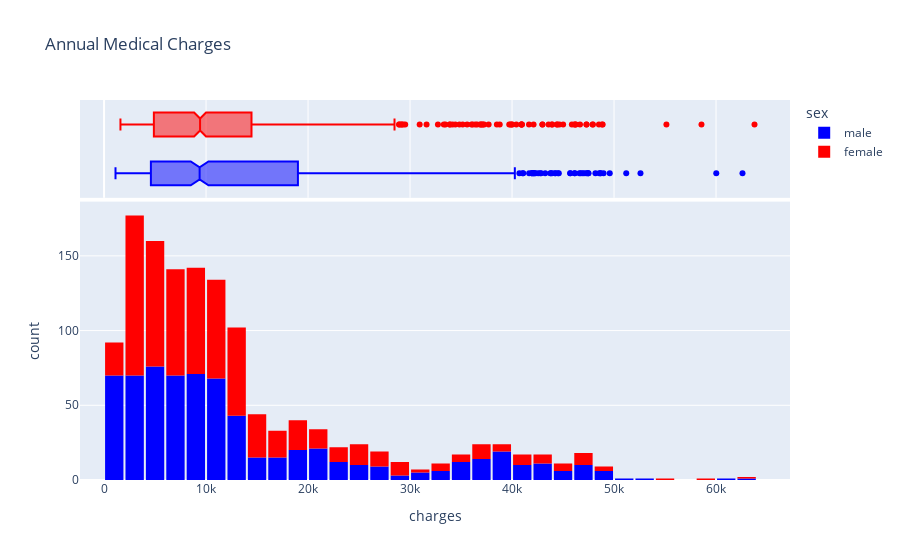

The code cell stored with this chart in its notebook:
### Code cell
fig = px.histogram(medical_df, 
                   x = 'charges', 
                   marginal = 'box', 
                   color = 'sex', 
                   category_orders = dict(sex = ['male', 'female']),
                   color_discrete_sequence = ['blue', 'red'],         
                   title = 'Annual Medical Charges')
fig.update_layout(bargap = 0.1)
fig.show()

### Figure 1 — Plotly figure (JSON) as saved in the notebook; plotly's stock layout.template omitted (floating-point values rounded to 4 significant figures; data arrays with more than 128 entries replaced by an {"elided": "..."} marker saying what was removed)
{"data": [{"alignmentgroup": "True", "bingroup": "x", "hovertemplate": "sex=male<br>charges=%{x}<br>count=%{y}<extra></extra>", "legendgroup": "male", "marker": {"color": "blue", "pattern": {"shape": ""}}, "name": "male", "offsetgroup": "male", "orientation": "v", "showlegend": true, "type": "histogram", "x": {"elided": "676 float values"}, "xaxis": "x", "yaxis": "y"}, {"alignmentgroup": "True", "hovertemplate": "sex=male<br>charges=%{x}<extra></extra>", "legendgroup": "male", "marker": {"color": "blue"}, "name": "male", "notched": true, "offsetgroup": "male", "showlegend": false, "type": "box", "x": {"elided": "676 float values"}, "xaxis": "x2", "yaxis": "y2"}, {"alignmentgroup": "True", "bingroup": "x", "hovertemplate": "sex=female<br>charges=%{x}<br>count=%{y}<extra></extra>", "legendgroup": "female", "marker": {"color": "red", "pattern": {"shape": ""}}, "name": "female", "offsetgroup": "female", "orientation": "v", "showlegend": true, "type": "histogram", "x": {"elided": "662 float values"}, "xaxis": "x", "yaxis": "y"}, {"alignmentgroup": "True", "hovertemplate": "sex=female<br>charges=%{x}<extra></extra>", "legendgroup": "female", "marker": {"color": "red"}, "name": "female", "notched": true, "offsetgroup": "female", "showlegend": false, "type": "box", "x": {"elided": "662 float values"}, "xaxis": "x2", "yaxis": "y2"}], "layout": {"bargap": 0.1, "barmode": "relative", "legend": {"title": {"text": "sex"}, "tracegroupgap": 0}, "title": {"text": "Annual Medical Charges"}, "xaxis": {"anchor": "y", "domain": [0, 1], "title": {"text": "charges"}}, "xaxis2": {"anchor": "y2", "domain": [0, 1], "matches": "x", "showgrid": true, "showticklabels": false}, "yaxis": {"anchor": "x", "domain": [0, 0.7326], "title": {"text": "count"}}, "yaxis2": {"anchor": "x2", "domain": [0.7426, 1], "matches": "y2", "showgrid": false, "showline": false, "showticklabels": false, "ticks": ""}}}
